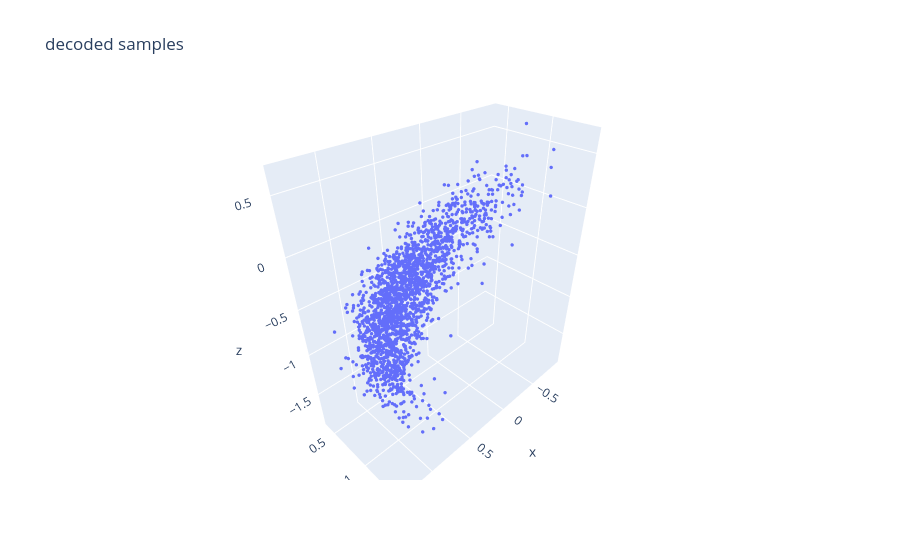

The code cell stored with this chart in its notebook:
### Code cell
# decode resutls to see if they look good
decode_results=hoc_vae.decode_latent(results, sub_key)["obs"]
fig = px.scatter_3d(x=decode_results[:,0], y=decode_results[:,1], z=decode_results[:,2], title="decoded samples")
fig.update_traces(marker=dict(size=2))

### Figure 1 — Plotly figure (JSON) as saved in the notebook; plotly's stock layout.template omitted (floating-point values rounded to 4 significant figures; data arrays with more than 128 entries replaced by an {"elided": "..."} marker saying what was removed)
{"data": [{"hovertemplate": "x=%{x}<br>y=%{y}<br>z=%{z}<extra></extra>", "legendgroup": "", "marker": {"color": "#636efa", "size": 2, "symbol": "circle"}, "mode": "markers", "name": "", "scene": "scene", "showlegend": false, "type": "scatter3d", "x": {"elided": "2000 float values"}, "y": {"elided": "2000 float values"}, "z": {"elided": "2000 float values"}}], "layout": {"legend": {"tracegroupgap": 0}, "scene": {"domain": {"x": [0, 1], "y": [0, 1]}, "xaxis": {"title": {"text": "x"}}, "yaxis": {"title": {"text": "y"}}, "zaxis": {"title": {"text": "z"}}}, "title": {"text": "decoded samples"}}}
